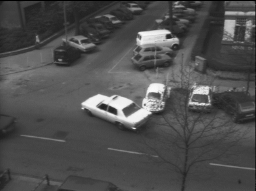
#> input picture notebooks/taxi/taxi01.pgm, 256 x 191 px, given in place of success_rubiks_popup.png, which was not available
$ jupyter execute 'Dense Trajectories Annotation.ipynb'   (shell and % lines are left out)   (text cells are left out)
#> lines starting #> are read from the running program, lines starting #| are printed output that depends on the picture; after the words box and inside, x2 and y2 are one past the last pixel; in counts of white or black regions, pixels touching at a corner belong together; pictures that were not available may be replaced by others from this repository, and a replacement may not be noted
[cell 1]
#@markdown `import *`
from pathlib import Path

import cv2 as cv
import numpy as np

from PIL import Image

import matplotlib.pyplot as plt
from matplotlib import animation
from IPython.display import HTML, display

[cell 2]
#@markdown Utilities

def display_video(images, fig=None):
    if fig is None:
        fig = plt.figure()

    plt.axis('off')
    im = plt.imshow(images[0], cmap='gray')
    plt.close()

    def init():
        im.set_data(images[0])

    def animate(i):
        im.set_data(images[i])
        return im

    anim = animation.FuncAnimation(
        fig, animate, init_func=init, frames=len(images), interval=50)
    display(HTML(anim.to_html5_video()))

[cell 3]
taxis_fnames = sorted(list(Path('taxi').iterdir()))
print(f'Number of frames: {len(taxis_fnames)}')

[cell 4]
rubik_im = Image.open('success_rubiks_popup.png').convert('RGB')
rubik_im = rubik_im.resize((256, 256))
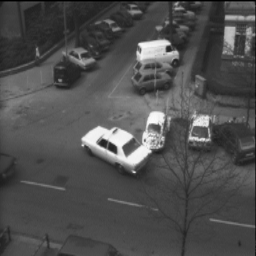
#> rubik_im: PIL image 256x256 RGB; min 0, max 251, mean 79.2

im_arr = np.array(rubik_im)
gray = cv.cvtColor(im_arr, cv.COLOR_RGB2GRAY)
gray = gray.astype('float32')

dst = cv.cornerHarris(gray, 2, 3, 0.04)
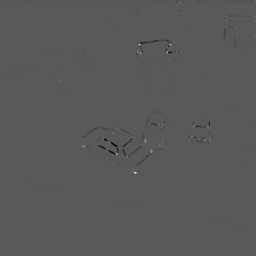
#> dst: shape (256, 256) float32; min -18119754, max 33782132, mean -35016; drawn with min black and max white
dst = cv.dilate(dst, None)
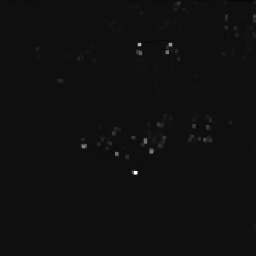
#> dst: shape (256, 256) float32; min -2134704.5, max 33782132, mean 90806.5; drawn with min black and max white

sparse_im = im_arr.copy()
sparse_im[dst > 0.02 * dst.max()] = [0, 0, 255]
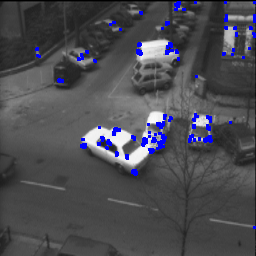
#> sparse_im: shape (256, 256, 3); 2.4% of pixels changed, all inside (x1, y1, x2, y2) = (35, 1, 256, 229)

plt.figure(figsize=(10, 10))
#> (this line was passed over: IPython is not available in this run)

plt.subplot(121)
#> (this line was passed over: IPython is not available in this run)
plt.imshow(sparse_im)
#> (this line was passed over: IPython is not available in this run)
plt.axis('off')
#> (this line was passed over: IPython is not available in this run)
plt.title('Sparse point sampling')
#> (this line was passed over: IPython is not available in this run)

plt.subplot(122)
#> (this line was passed over: IPython is not available in this run)
plt.scatter(*np.meshgrid(range(0, 256, 10), range(0, 256, 10)), marker='.')
#> (this line was passed over: IPython is not available in this run)
plt.imshow(im_arr)
plt.axis('off')
plt.title('Dense point sampling');
